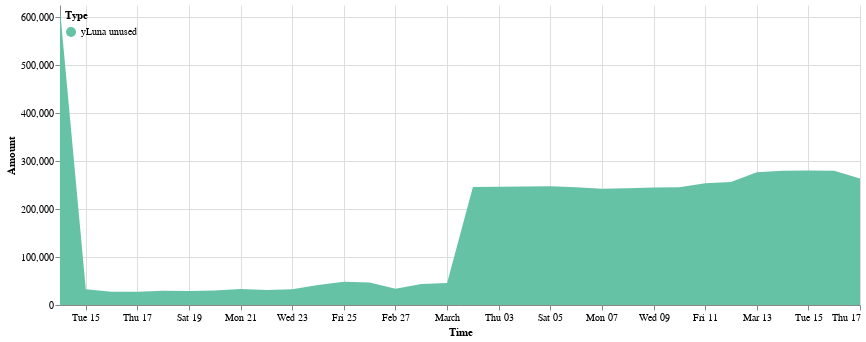

The notebook cell this image was saved under:
### Code cell
cp.get_yluna_time_area_chart(ydp.asset_unused, 
               alt.Scale(scheme='set2'),
               min_date = ydp.asset_unused.Time.min(),
               max_date = ydp.asset_unused.Time.max(),
               top_padding = 10000
        ).properties(width=800).configure_view(strokeOpacity=0)

### Figure 1 — Vega-Lite specification as saved in the notebook (floating-point values rounded to 4 significant figures)
{"config": {"view": {"continuousWidth": 400, "continuousHeight": 300, "strokeOpacity": 0}}, "data": {"name": "data-afa5f6f58edcd45468ef8e8d50688c71"}, "mark": "area", "encoding": {"color": {"field": "Type", "legend": {"direction": "vertical", "legendY": 0, "orient": "none", "padding": 5}, "scale": {"scheme": "set2"}, "type": "nominal"}, "tooltip": [{"field": "Time", "format": "%Y-%m-%d", "type": "temporal"}, {"field": "Type", "type": "nominal"}, {"field": "Amount (millions)", "type": "nominal"}], "x": {"field": "Time", "scale": {"domain": ["2022-02-14", "2022-03-17"]}, "type": "temporal"}, "y": {"field": "Amount", "scale": {"domain": [0, 625500.0]}, "type": "quantitative"}}, "width": 800, "$schema": "https://vega.github.io/schema/vega-lite/v4.17.0.json", "datasets": {"data-afa5f6f58edcd45468ef8e8d50688c71": [{"Time": "2022-02-14", "Amount signed": 890600.0, "Amount": 615500.0, "Type": "yLuna unused", "Amount (millions)": "0.62M"}, {"Time": "2022-02-15", "Amount signed": 213600.0, "Amount": 32920.0, "Type": "yLuna unused", "Amount (millions)": "0.03M"}, {"Time": "2022-02-16", "Amount signed": 36280.0, "Amount": 27850.0, "Type": "yLuna unused", "Amount (millions)": "0.03M"}, {"Time": "2022-02-17", "Amount signed": 390600.0, "Amount": 27750.0, "Type": "yLuna unused", "Amount (millions)": "0.03M"}, {"Time": "2022-02-18", "Amount signed": 19640.0, "Amount": 29810.0, "Type": "yLuna unused", "Amount (millions)": "0.03M"}, {"Time": "2022-02-19", "Amount signed": 9064.0, "Amount": 29260.0, "Type": "yLuna unused", "Amount (millions)": "0.03M"}, {"Time": "2022-02-20", "Amount signed": 5244.0, "Amount": 30390.0, "Type": "yLuna unused", "Amount (millions)": "0.03M"}, {"Time": "2022-02-21", "Amount signed": -5322.0, "Amount": 33450.0, "Type": "yLuna unused", "Amount (millions)": "0.03M"}, {"Time": "2022-02-22", "Amount signed": 2106.0, "Amount": 31130.0, "Type": "yLuna unused", "Amount (millions)": "0.03M"}, {"Time": "2022-02-23", "Amount signed": 4917.0, "Amount": 32980.0, "Type": "yLuna unused", "Amount (millions)": "0.03M"}, {"Time": "2022-02-24", "Amount signed": 59.87, "Amount": 41640.0, "Type": "yLuna unused", "Amount (millions)": "0.04M"}, {"Time": "2022-02-25", "Amount signed": 4428.0, "Amount": 48420.0, "Type": "yLuna unused", "Amount (millions)": "0.05M"}, {"Time": "2022-02-26", "Amount signed": 32790.0, "Amount": 47170.0, "Type": "yLuna unused", "Amount (millions)": "0.05M"}, {"Time": "2022-02-27", "Amount signed": 862.6, "Amount": 33810.0, "Type": "yLuna unused", "Amount (millions)": "0.03M"}, {"Time": "2022-02-28", "Amount signed": -740.1, "Amount": 44030.0, "Type": "yLuna unused", "Amount (millions)": "0.04M"}, {"Time": "2022-03-01", "Amount signed": -406.1, "Amount": 45930.0, "Type": "yLuna unused", "Amount (millions)": "0.05M"}, {"Time": "2022-03-02", "Amount signed": 201300.0, "Amount": 246200.0, "Type": "yLuna unused", "Amount (millions)": "0.25M"}, {"Time": "2022-03-03", "Amount signed": 1108.0, "Amount": 246500.0, "Type": "yLuna unused", "Amount (millions)": "0.25M"}, {"Time": "2022-03-04", "Amount signed": 2958.0, "Amount": 247200.0, "Type": "yLuna unused", "Amount (millions)": "0.25M"}, {"Time": "2022-03-05", "Amount signed": 8203.0, "Amount": 247600.0, "Type": "yLuna unused", "Amount (millions)": "0.25M"}, {"Time": "2022-03-06", "Amount signed": 35120.0, "Amount": 245300.0, "Type": "yLuna unused", "Amount (millions)": "0.25M"}, {"Time": "2022-03-07", "Amount signed": 267300.0, "Amount": 242500.0, "Type": "yLuna unused", "Amount (millions)": "0.24M"}, {"Time": "2022-03-08", "Amount signed": 97090.0, "Amount": 243400.0, "Type": "yLuna unused", "Amount (millions)": "0.24M"}, {"Time": "2022-03-09", "Amount signed": 257800.0, "Amount": 244900.0, "Type": "yLuna unused", "Amount (millions)": "0.24M"}, {"Time": "2022-03-10", "Amount signed": 65280.0, "Amount": 245400.0, "Type": "yLuna unused", "Amount (millions)": "0.25M"}, {"Time": "2022-03-11", "Amount signed": 418900.0, "Amount": 253600.0, "Type": "yLuna unused", "Amount (millions)": "0.25M"}, {"Time": "2022-03-12", "Amount signed": 29130.0, "Amount": 256400.0, "Type": "yLuna unused", "Amount (millions)": "0.26M"}, {"Time": "2022-03-13", "Amount signed": 43900.0, "Amount": 276600.0, "Type": "yLuna unused", "Amount (millions)": "0.28M"}, {"Time": "2022-03-14", "Amount signed": 12140.0, "Amount": 279700.0, "Type": "yLuna unused", "Amount (millions)": "0.28M"}, {"Time": "2022-03-15", "Amount signed": 52620.0, "Amount": 280300.0, "Type": "yLuna unused", "Amount (millions)": "0.28M"}, {"Time": "2022-03-16", "Amount signed": 29290.0, "Amount": 279900.0, "Type": "yLuna unused", "Amount (millions)": "0.28M"}, {"Time": "2022-03-17", "Amount signed": 268.7, "Amount": 263800.0, "Type": "yLuna unused", "Amount (millions)": "0.26M"}]}}
